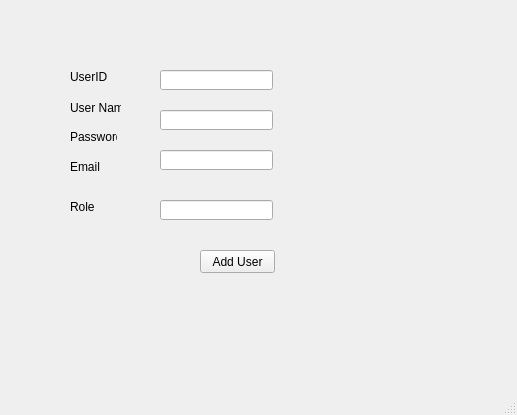
<?xml version="1.0" encoding="UTF-8"?>
<ui version="4.0">
 <class>MainWindow</class>
 <widget class="QMainWindow" name="Form">
  <property name="geometry">
   <rect>
    <x>0</x>
    <y>0</y>
    <width>517</width>
    <height>415</height>
   </rect>
  </property>
  <property name="windowTitle">
   <string>MainWindow</string>
  </property>
  <widget class="QWidget" name="centralwidget">
   <widget class="QLabel" name="label">
    <property name="geometry">
     <rect>
      <x>70</x>
      <y>70</y>
      <width>47</width>
      <height>13</height>
     </rect>
    </property>
    <property name="text">
     <string>UserID</string>
    </property>
   </widget>
   <widget class="QLabel" name="label_2">
    <property name="geometry">
     <rect>
      <x>70</x>
      <y>100</y>
      <width>51</width>
      <height>16</height>
     </rect>
    </property>
    <property name="text">
     <string>User Name</string>
    </property>
   </widget>
   <widget class="QLabel" name="label_3">
    <property name="geometry">
     <rect>
      <x>70</x>
      <y>130</y>
      <width>47</width>
      <height>13</height>
     </rect>
    </property>
    <property name="text">
     <string>Password</string>
    </property>
   </widget>
   <widget class="QLabel" name="label_4">
    <property name="geometry">
     <rect>
      <x>70</x>
      <y>160</y>
      <width>47</width>
      <height>13</height>
     </rect>
    </property>
    <property name="text">
     <string>Email</string>
    </property>
   </widget>
   <widget class="QLabel" name="label_5">
    <property name="geometry">
     <rect>
      <x>70</x>
      <y>200</y>
      <width>47</width>
      <height>13</height>
     </rect>
    </property>
    <property name="text">
     <string>Role</string>
    </property>
   </widget>
   <widget class="QLineEdit" name="userID">
    <property name="geometry">
     <rect>
      <x>160</x>
      <y>70</y>
      <width>113</width>
      <height>20</height>
     </rect>
    </property>
   </widget>
   <widget class="QLineEdit" name="userName">
    <property name="geometry">
     <rect>
      <x>160</x>
      <y>110</y>
      <width>113</width>
      <height>20</height>
     </rect>
    </property>
   </widget>
   <widget class="QLineEdit" name="emailID">
    <property name="geometry">
     <rect>
      <x>160</x>
      <y>150</y>
      <width>113</width>
      <height>20</height>
     </rect>
    </property>
   </widget>
   <widget class="QLineEdit" name="userRole">
    <property name="geometry">
     <rect>
      <x>160</x>
      <y>200</y>
      <width>113</width>
      <height>20</height>
     </rect>
    </property>
   </widget>
   <widget class="QPushButton" name="addUserButton">
    <property name="geometry">
     <rect>
      <x>200</x>
      <y>250</y>
      <width>75</width>
      <height>23</height>
     </rect>
    </property>
    <property name="text">
     <string>Add User</string>
    </property>
   </widget>
  </widget>
  <widget class="QMenuBar" name="menubar">
   <property name="geometry">
    <rect>
     <x>0</x>
     <y>0</y>
     <width>517</width>
     <height>21</height>
    </rect>
   </property>
  </widget>
  <widget class="QStatusBar" name="statusbar"/>
 </widget>
 <resources/>
 <connections/>
</ui>
